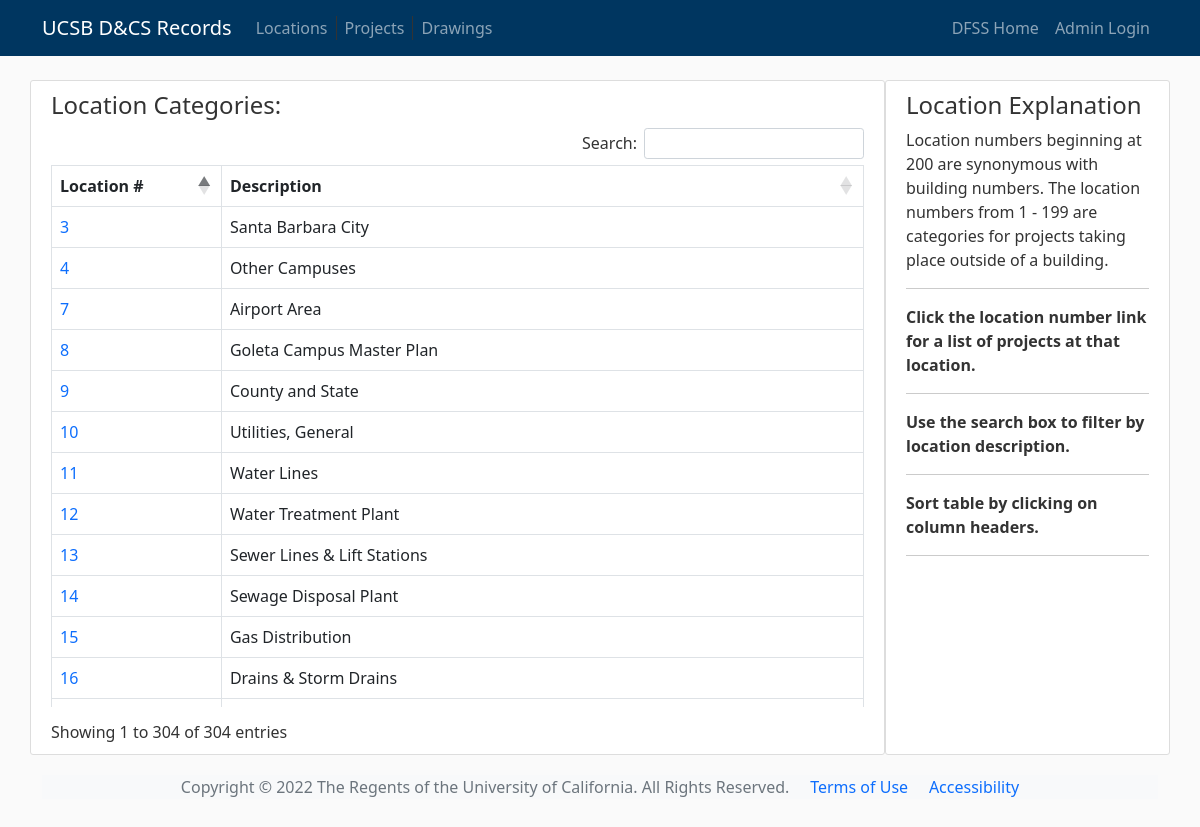
Page /locations/ on the earlier database version.
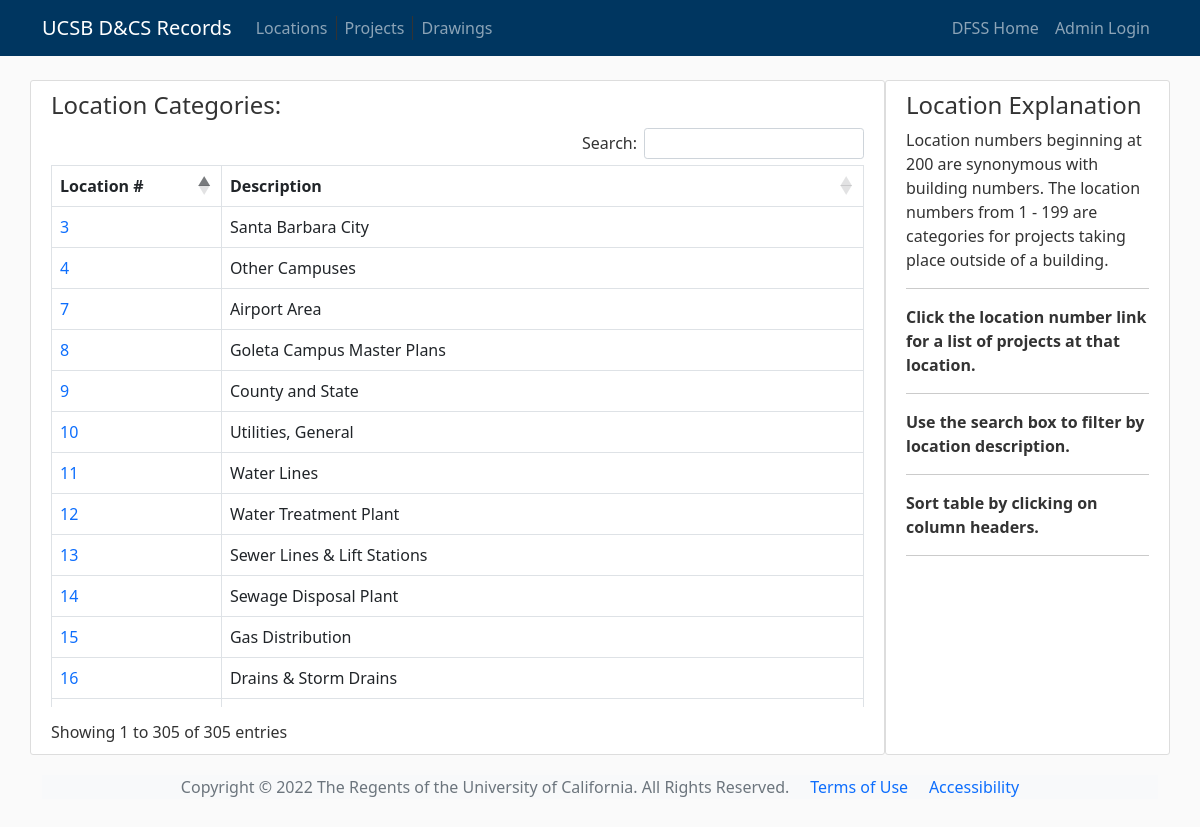
Same page on the later database version.
### flaskdraw/models.py (models this page shows, shortened)
class Drawloc(db.Model):
    id = db.Column(db.Integer, primary_key=True)
    locnum = db.Column(db.Integer, nullable=False)
    locdescrip = db.Column(db.Text, nullable=False)

### flaskdraw/bp_locations/routes.py (the view)
@bp_locations.route("/locations/")
def locations():
    location_list = Drawloc.query.order_by(Drawloc.locnum.asc()).all()
    return render_template(
        "locations.html",
        location_list=location_list,
        title="Location Categories",
        sidebar="locationpage",
        subheading="Location Categories:",
    )

### flaskdraw/templates/locations.html (shortened to what this page needs)
{% extends 'base.html' %}
{% block content %}
<div class="table-responsive">
  <h4>{{ subheading }}</h4>
  <table id="loc_list" class="table table-hover table-bordered">
    <thead>
      <tr>
        <th scope="col">Location #</th>
        <th scope="col">Description</th>
      </tr>
    </thead>
    <tbody>
  {% for location in location_list %}
  <tr>
    <td scope="row"><a href="{{ url_for('bp_projects.projects')}}{{location.locnum | string}}">
      {{ location.locnum | int }}</a></td>
    <td>{{ location.locdescrip }}</td>
  </tr>
  {% endfor %}
    </tbody>
  </table>
</div>
{% endblock content %}

Differences in the rows shown:
changed Drawloc: locdescrip "Goleta Campus Master Plan" → "Goleta Campus Master Plans"
Other differences:
text written by a page script: "Search: Showing 1 to 304 of 304 entries" → "Search: Showing 1 to 305 of 305 entries"
